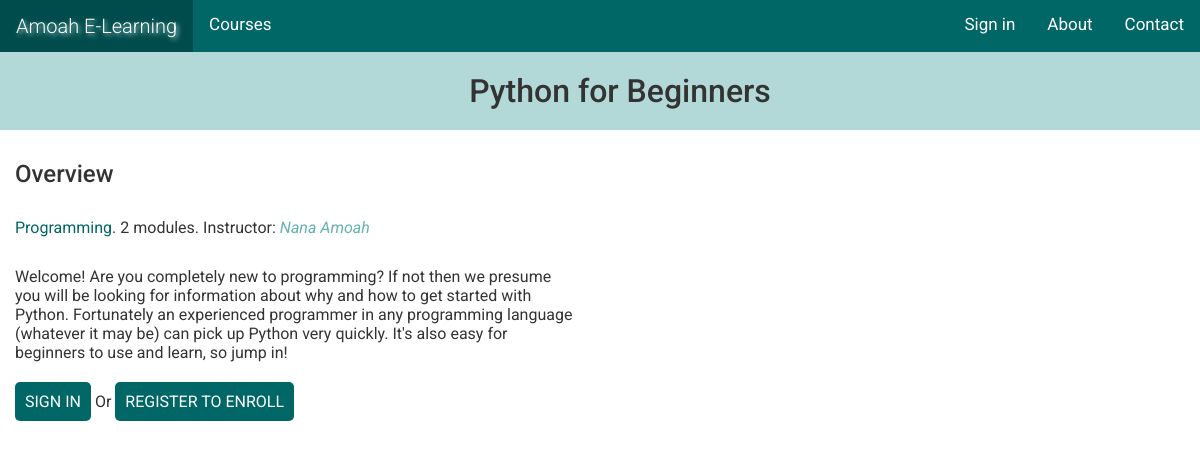
Screenshot of /course/python-for-beginners/ with the database file from the repository.
### courses/models.py (models this page shows, shortened)
class Course(models.Model):
    owner = models.ForeignKey(User, related_name='courses_created',
                              on_delete=models.CASCADE)
    subject = models.ForeignKey(Subject, related_name='courses',
                                on_delete=models.CASCADE)
    title = models.CharField(max_length=200)
    slug = models.SlugField(max_length=200, unique=True)
    overview = models.TextField()
    created = models.DateTimeField(auto_now_add=True)
    students = models.ManyToManyField(User, related_name='courses_joined',
                                      blank=True)
    class Meta:
        ordering = ['-created']

class Subject(models.Model):
    title = models.CharField(max_length=200)
    slug = models.SlugField(max_length=200, unique=True)
    class Meta:
        ordering = ['title']

### courses/views.py (the view)
class CourseDetailView(DetailView):
    model = Course
    template_name = 'courses/course/detail.html'
    def get_context_data(self, **kwargs):
        context = super().get_context_data(**kwargs)
        context['enroll_form'] = CourseEnrollForm(initial={'course': self.object})
        return context

### templates/courses/course/detail.html (shortened to what this page needs)
{% extends "base.html" %}
{% block content %}
    {% with subject=object.subject %}
        <div class="row">
            <h1>
                {{ object.title }}
            </h1>
            <div class="col-6 module">
                <h2>Overview</h2>
                <p>
                    <a href="{% url "course_list_subject" subject.slug %}">
                        {{ subject.title }}</a>.
                    {{ object.modules.count }} modules.
                    Instructor: <i style="color: #66b2b2;">{{ object.owner.get_full_name }}</i>
                </p>
                {{ object.overview|linebreaks }}
                {% if request.user.is_authenticated %}
                    <form action="{% url "student_enroll_course" %}" method="post">
                        {{ enroll_form }}
                        {% csrf_token %}
                            <button class="btn-input">Enroll now</button>
                    </form>
                {% else %}
                    <p>
                        <a href="{% url 'login' %}" class="button">Sign in</a>
                        Or
                        <a href="{% url "student_registration" %}" class="button">
                            Register to enroll
                        </a>
                    </p>
                {% endif %}
            </div>
        </div>
    {% endwith %}
{% endblock %}

### static/css/base.css (style rules this page uses)
body { margin: 0; font-family: 'Roboto', sans-serif; font-weight: 400; color: #333; }
* { box-sizing: border-box; }
a { text-decoration: none; color: #006666; }
.row::after { content: ""; clear: both; display: table; }
[class*="col-"] { float: left; padding: 15px; }
[class*="col-"] { width: 100%; }
@media only screen and (min-width: 768px) { .col-6 { width: 50%; } }
h1, h2, h3, h4, h5, h6 { font-family: 'Roboto', sans-serif; font-weight: 500; }
h1 { background: #b2d8d8; text-align: center; width: 100%; overflow: auto; padding:20px 0 20px 40px; margin: 0; }
.module { float: left; padding: 10px 20px; }
.module p { width: 100%; float: left; margin: 10px 0 20px; }
input[type=submit], a.button, .btn-input { border-radius: 5px; background: #006666; color: #fff; font-size: 16px; text-transform: uppercase; border: none; padding: 10px 10px; margin: 20px 0; }

### static/css/home.css (style rules this page uses)
* { box-sizing: border-box; }
.row { margin: 0 -5px; }
.row::after { content: ""; display: table; clear: both; }

### static/css/navbar.css (style rules this page uses)
body { margin: 0; font-family: "Roboto", sans-serif; }

### rows the page displays
Course: title "Python for Beginners", modules.count "2", owner.get_full_name "Nana Amoah", overview "Welcome! Are you completely new to programming? If not then we presume you will be looking for information about why and how to get started with Python. Fortunately an experienced programmer in any programming language (whatever it may be) can pick up Python very quickly. It's also easy for beginners to use and learn, so jump in!"
Subject: title "Programming"
